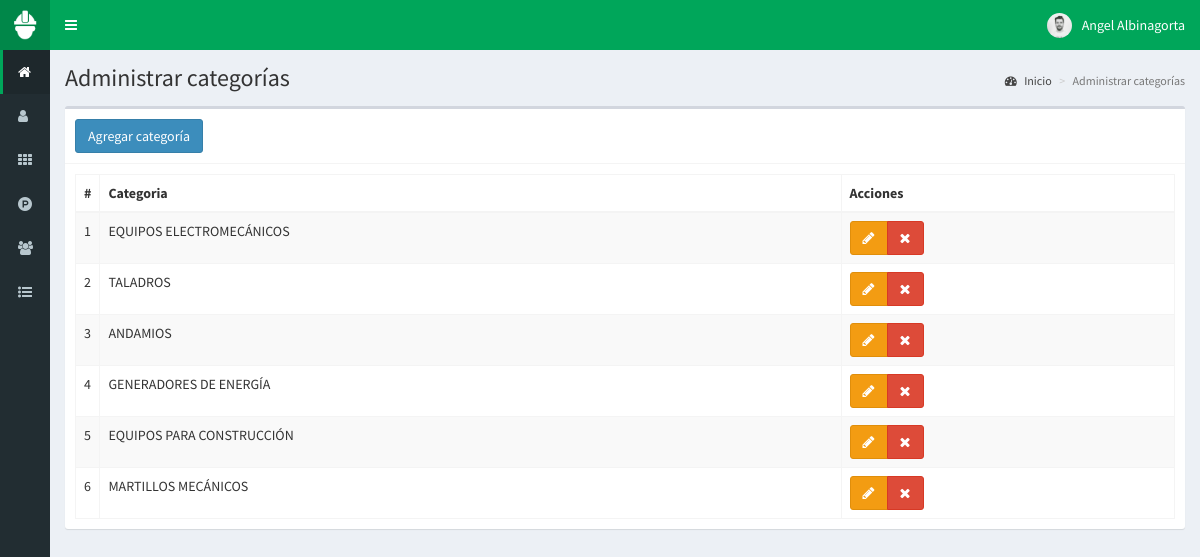
Screenshot of /categorias (signed in) with the database file from the repository.
### tables this page shows
CREATE TABLE `categorias` (
  `id` int(11) NOT NULL,
  `categoria` text NOT NULL,
  `fecha` timestamp NOT NULL DEFAULT current_timestamp() ON UPDATE current_timestamp()
);

### controladores/plantilla.controlador.php (called while the page is built)
<?php
class ControladorPlantilla{
	static public function ctrPlantilla(){
		include "vistas/plantilla.php";
	}
}

### index.php (called while the page is built, shortened)
<?php
require_once "controladores/plantilla.controlador.php";
require_once "controladores/usuarios.controlador.php";
require_once "controladores/categorias.controlador.php";
require_once "controladores/ventas.controlador.php";
require_once "modelos/categorias.modelo.php";
$plantilla = new ControladorPlantilla();
$plantilla -> ctrPlantilla();

### controladores/categorias.controlador.php (called while the page is built, shortened)
<?php
class ControladorCategorias{
	static public function ctrMostrarCategorias($item, $valor){
		$tabla = "categorias";
		$respuesta = ModeloCategorias::mdlMostrarCategorias($tabla, $item, $valor);
		return $respuesta;
	}
}

### modelos/conexion.php (called while the page is built)
<?php
class Conexion{
	static public function conectar(){
		$link = new PDO("mysql:host=localhost;dbname=pos",
			            "pos",
			            "teeo4X[WM[7GKnzF");
		$link->exec("set names utf8");
		return $link;
	}
}

### modelos/categorias.modelo.php (called while the page is built, shortened)
<?php
require_once "conexion.php";
class ModeloCategorias{
	static public function mdlMostrarCategorias($tabla, $item, $valor){
		if($item != null){
			$stmt = Conexion::conectar()->prepare("SELECT * FROM $tabla WHERE $item = :$item");
			$stmt -> bindParam(":".$item, $valor, PDO::PARAM_STR);
			$stmt -> execute();
			return $stmt -> fetch();
		}else{
			$stmt = Conexion::conectar()->prepare("SELECT * FROM $tabla");
			$stmt -> execute();
			return $stmt -> fetchAll();
		}
	}
}

### vistas/modulos/categorias.php (the view, shortened to what this page needs)
<div class="content-wrapper">
  <section class="content-header">
    <h1>
      Administrar categorías
    </h1>
    <ol class="breadcrumb">
      <li><a href="inicio"><i class="fa fa-dashboard"></i> Inicio</a></li>
      <li class="active">Administrar categorías</li>
    </ol>
  </section>
  <section class="content">
    <div class="box">
      <div class="box-header with-border">
        <button class="btn btn-primary" data-toggle="modal" data-target="#modalAgregarCategoria">
          Agregar categoría
        </button>
      </div>
      <div class="box-body">
       <table class="table table-bordered table-striped dt-responsive tablas" width="100%">
        <thead>
         <tr>
           <th style="width:10px">#</th>
           <th>Categoria</th>
           <th>Acciones</th>
         </tr>
        </thead>
        <tbody>
        <?php
          $item = null;
          $valor = null;
          $categorias = ControladorCategorias::ctrMostrarCategorias($item, $valor);
          foreach ($categorias as $key => $value) {
            echo ' <tr>
                    <td>'.($key+1).'</td>
                    <td class="text-uppercase">'.$value["categoria"].'</td>
                    <td>
                      <div class="btn-group">
                        <button class="btn btn-warning btnEditarCategoria" idCategoria="'.$value["id"].'" data-toggle="modal" data-target="#modalEditarCategoria"><i class="fa fa-pencil"></i></button>';
                        if($_SESSION["perfil"] == "Administrador"){
                          echo '<button class="btn btn-danger btnEliminarCategoria" idCategoria="'.$value["id"].'"><i class="fa fa-times"></i></button>';
                        }
                      echo '</div>
                    </td>
                  </tr>';
          }
        ?>
        </tbody>
       </table>
      </div>
    </div>
  </section>
</div>

### rows the page displays
categorias: categoria "EQUIPOS ELECTROMECÁNICOS"
categorias: categoria "TALADROS"
categorias: categoria "ANDAMIOS"
categorias: categoria "GENERADORES DE ENERGÍA"
categorias: categoria "EQUIPOS PARA CONSTRUCCIÓN"
categorias: categoria "MARTILLOS MECÁNICOS"

### other values shown
$_SESSION["nombre"] "Angel Albinagorta"
